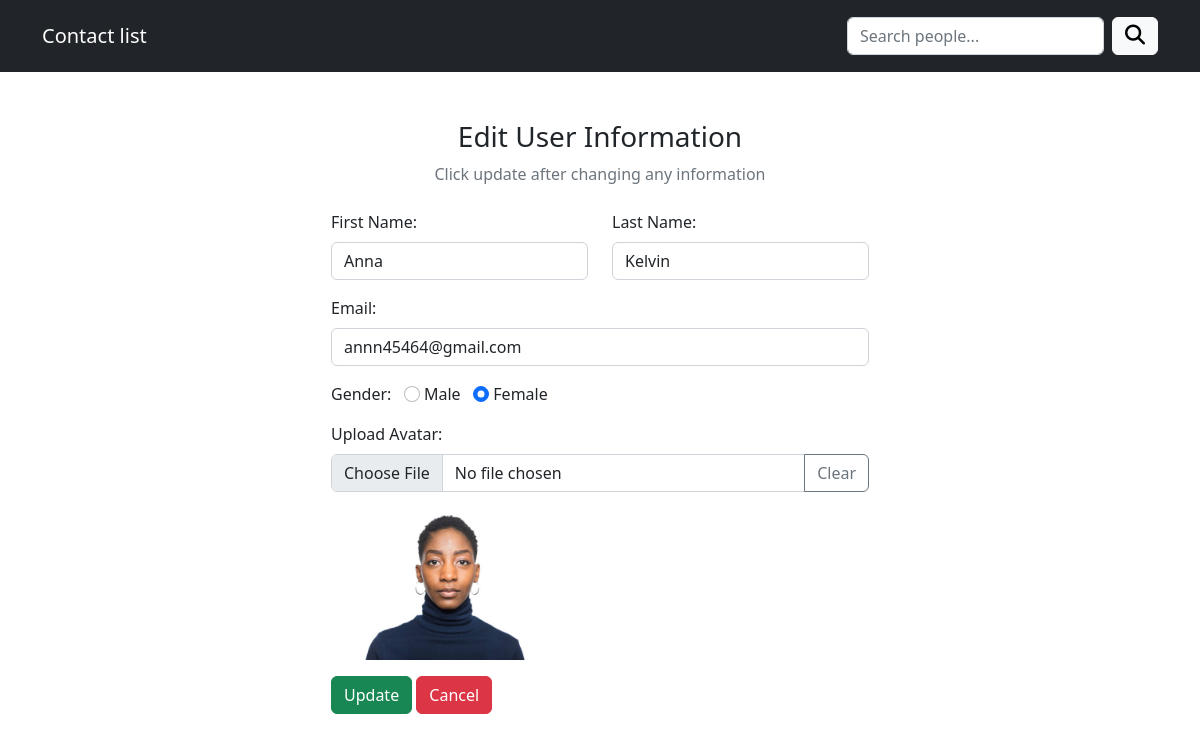
Screenshot of /edit.php?id=46 with the database file from the repository.
### tables this page shows
CREATE TABLE `users` (
  `id` int(100) NOT NULL,
  `first_name` varchar(100) NOT NULL,
  `last_name` varchar(100) NOT NULL,
  `email` varchar(100) NOT NULL,
  `gender` varchar(100) NOT NULL,
  `avatar` varchar(100) NOT NULL
);

### helpers/users.php (called while the page is built, shortened)
<?php
function getUserById($conn, $id){
     $sql = "SELECT * FROM users WHERE id = $id";
    $result = mysqli_query($conn, $sql);
    if ($result) {
        return mysqli_fetch_assoc($result);
    } else {
        return null;
    }
}
?>

### edit.php (the view, shortened to what this page needs)
<?php
include "./helpers/db_conn.php";
include "./helpers/users.php";
$id = $_GET["id"];
$currentUser = getUserById($conn, $id);
?>
<!DOCTYPE html>
<html lang="en">
<head>
  <link href="https://cdn.jsdelivr.net/npm/bootstrap@5.2.3/dist/css/bootstrap.min.css" rel="stylesheet">
  <link rel="stylesheet" href="https://cdnjs.cloudflare.com/ajax/libs/font-awesome/6.4.0/css/all.min.css" />
  <link rel="stylesheet" href="./css/style.css"/>
</head>
<body>
  <nav class="navbar navbar-dark bg-dark mb-5 py-3">
  <div class="container">
    <a class="navbar-brand" href="index.php">Contact list</a>
    <form class="d-flex">
      <input class="form-control me-2" type="search" placeholder="Search people..." aria-label="Search">
      <button class="btn btn-light" type="submit">
        <i class="fa-solid fa-magnifying-glass fs-5"></i>
      </button>
    </form>
  </div>
</nav>
  <div class="container">
    <div class="text-center mb-4">
      <h3>Edit User Information</h3>
      <p class="text-muted">Click update after changing any information</p>
    </div>
    <div class="container d-flex justify-content-center">
      <form action="" class="needs-validation" novalidate method="post" enctype="multipart/form-data">
        <div class="row mb-3">
          <div class="col">
            <label class="form-label">First Name:</label>
            <input type="text" class="form-control" name="first_name" value="<?php echo $currentUser['first_name'] ?>" required>
          </div>
          <div class="col">
            <label class="form-label">Last Name:</label>
            <input type="text" class="form-control" name="last_name" value="<?php echo $currentUser['last_name'] ?>" required>
          </div>
        </div>
        <div class="mb-3">
          <label class="form-label">Email:</label>
          <input type="email" class="form-control" name="email" value="<?php echo $currentUser['email'] ?>" required>
        </div>
        <div class="form-group mb-3">
          <label>Gender:</label>
          <input type="radio" class="form-check-input" name="gender" id="male" value="male" required <?php echo ($currentUser["gender"] == 'male') ? "checked" : ""; ?>>
          <label for="male" class="form-input-label">Male</label>
          <input type="radio" class="form-check-input" name="gender" id="female" value="female" required <?php echo ($currentUser["gender"] == 'female') ? "checked" : ""; ?>>
          <label for="female" class="form-input-label">Female</label>
        </div>
        <div class="mb-3">
            <label class="form-label">Upload Avatar:</label>
            <div class="input-group">
                  <input type="file" id="img-input" class="form-control" name="avatar" accept="image/*">
                  <button class="btn btn-outline-secondary" type="button" id="clear-img-btn">Clear</button>
               </div>
            <div class="avatar-preview <?php echo $currentUser['avatar'] ? 'avatar-preview--uploaded' : ''; ?> mt-2">
              <img id="avatar-preview-img" src="<?php echo $currentUser['avatar'] ? $currentUser['avatar'] : "#" ?>" alt="Current Avatar">
            </div>
        </div>
        <div>
          <button type="submit" class="btn btn-success" name="submit">Update</button>
          <a href="index.php" class="btn btn-danger">Cancel</a>
        </div>
      </form>
    </div>
  </div>
</body>
</html>

### css/style.css (style rules this page uses)
.avatar-preview { height: 10rem; display: none; }
.avatar-preview--uploaded { display: block; }
.avatar-preview > img { max-width: 100%; height: 100%; object-fit: cover; }

### rows the page displays
users: first_name "Anna", last_name "Kelvin", email "annn45464@gmail.com", gender "☐ Male", gender "☑ Female", avatar (picture)
